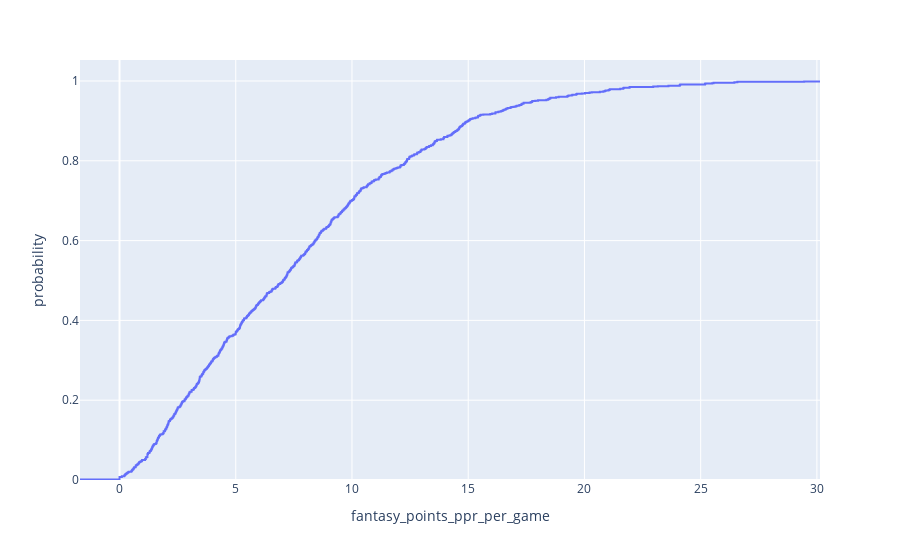

Notebook code cell kept with this figure:
### Code cell
import plotly.express as px
fig = px.ecdf(df, x="fantasy_points_ppr_per_game")
fig.show()

### Figure 1 — Plotly figure (JSON) as saved in the notebook; plotly's stock layout.template omitted (floating-point values rounded to 4 significant figures; data arrays with more than 128 entries replaced by an {"elided": "..."} marker saying what was removed)
{"data": [{"hovertemplate": "fantasy_points_ppr_per_game=%{x}<br>probability=%{y}<extra></extra>", "legendgroup": "", "line": {"dash": "solid", "shape": "hv"}, "marker": {"color": "#636efa", "symbol": "circle"}, "mode": "lines", "name": "", "orientation": "v", "showlegend": false, "type": "scatter", "x": {"elided": "932 float values"}, "xaxis": "x", "y": {"elided": "932 float values"}, "yaxis": "y"}], "layout": {"legend": {"tracegroupgap": 0}, "margin": {"t": 60}, "xaxis": {"anchor": "y", "domain": [0, 1], "title": {"text": "fantasy_points_ppr_per_game"}}, "yaxis": {"anchor": "x", "domain": [0, 1], "rangemode": "tozero", "title": {"text": "probability"}}}}
